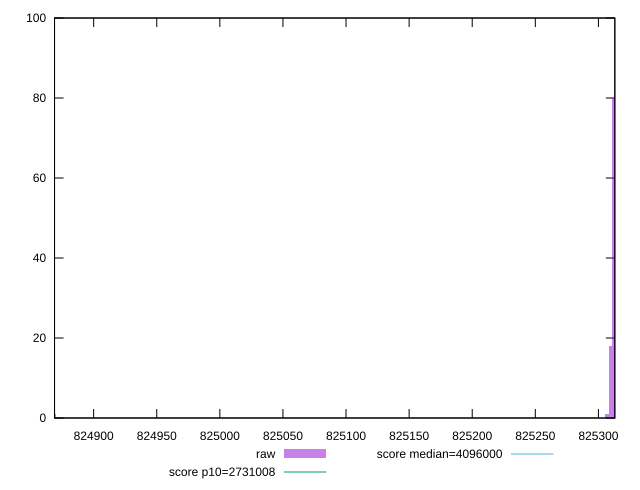

Write the gnuplot code that produced this figure.
reset

$raw <<EOF
824869.1188823382 1
825312.3540221177 80
825309.5127712217 18
825306.6715203257 1
EOF

set key outside below
set boxwidth 2.841250896022438
set xrange [824869:825313]
set yrange [0:100]
set trange [0:100]
set style fill transparent solid 0.5 noborder

set parametric
set terminal svg size 640, 490 enhanced background rgb 'white'
set output "report_00014_2021-02-09T15:56:05.503Z/total-byte-weight/samples/pages+cached+noadtech+nomedia/raw/histogram.svg"

plot $raw title "raw" with boxes, \
     2731008,t title "score p10=2731008", \
     4096000,t title "score median=4096000"

reset
